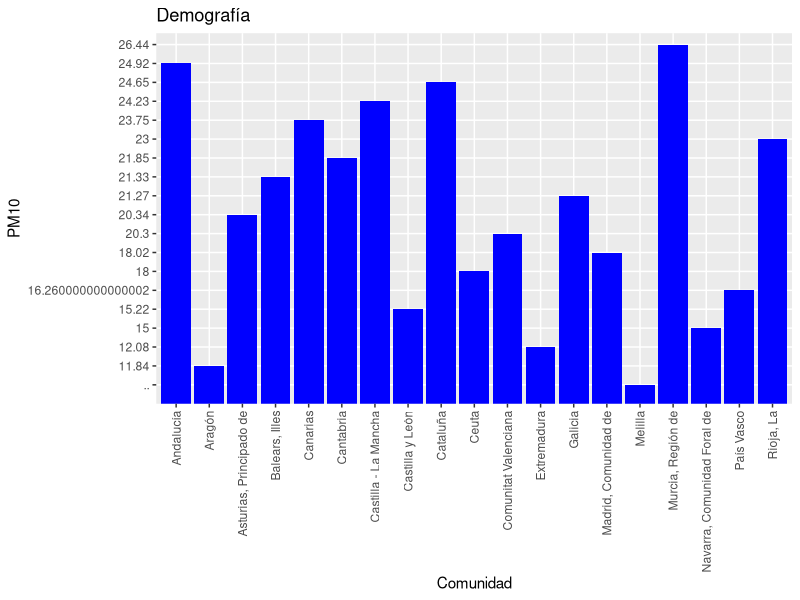
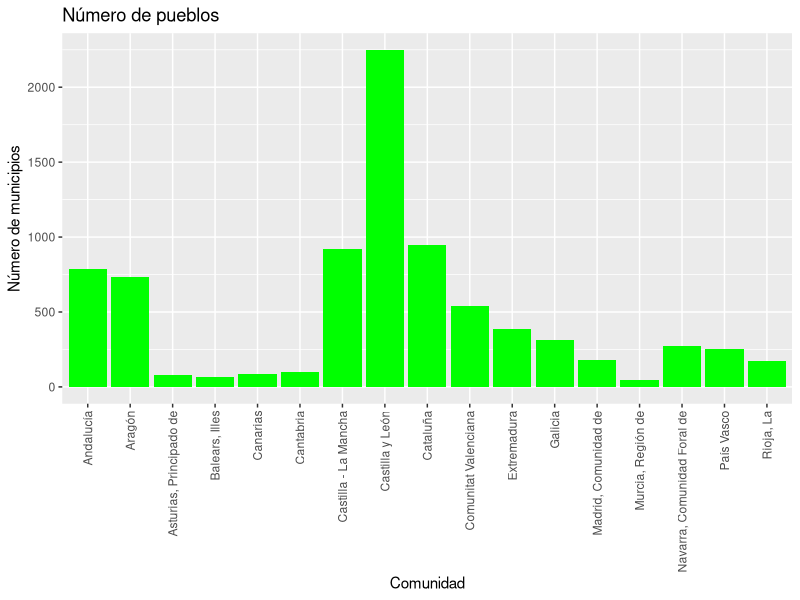
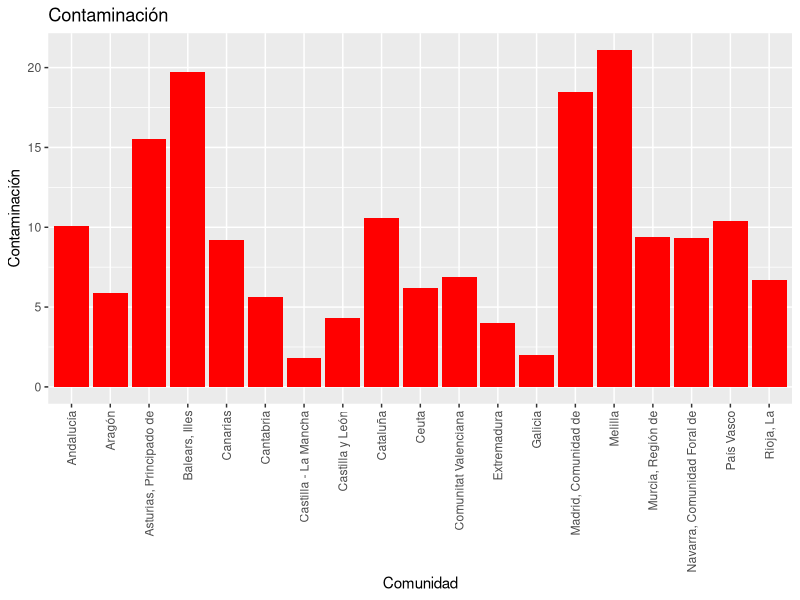
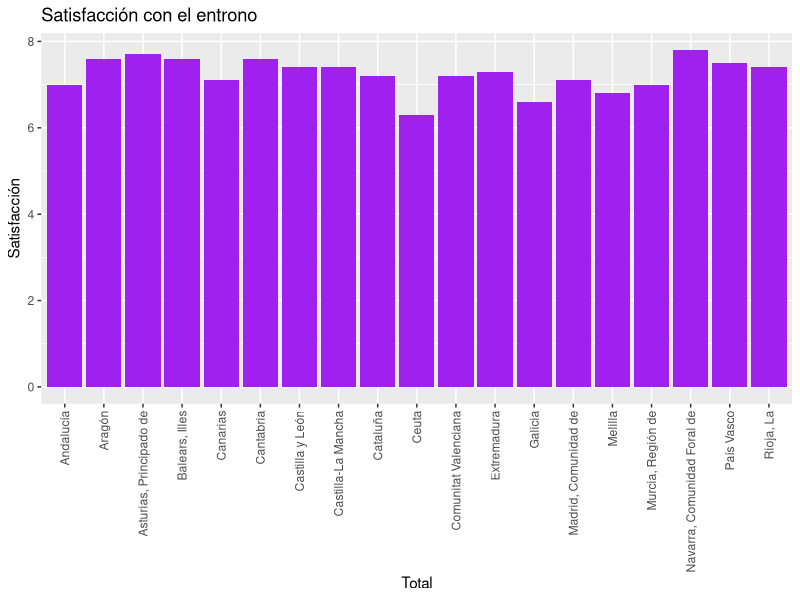
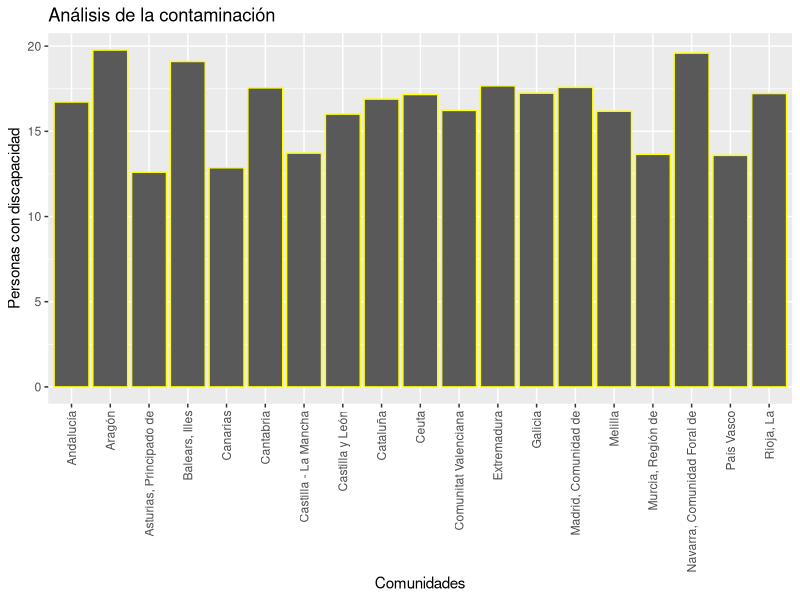
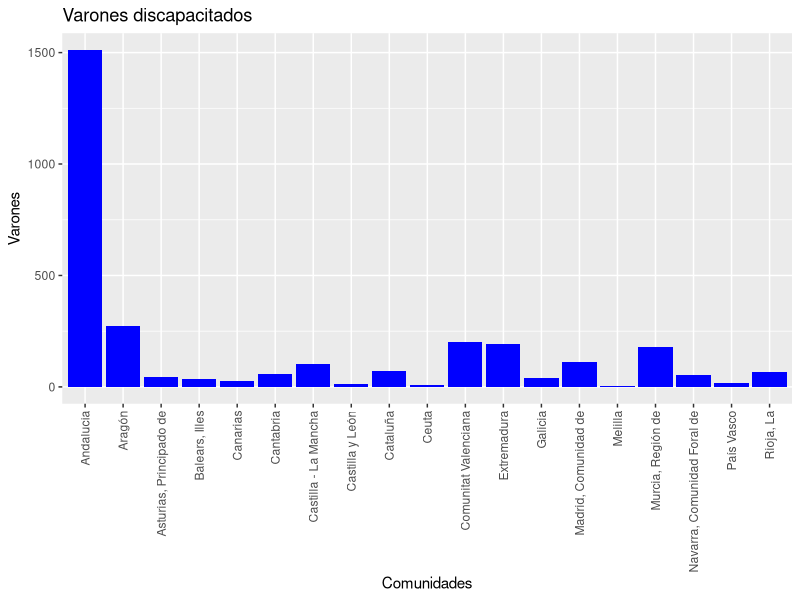
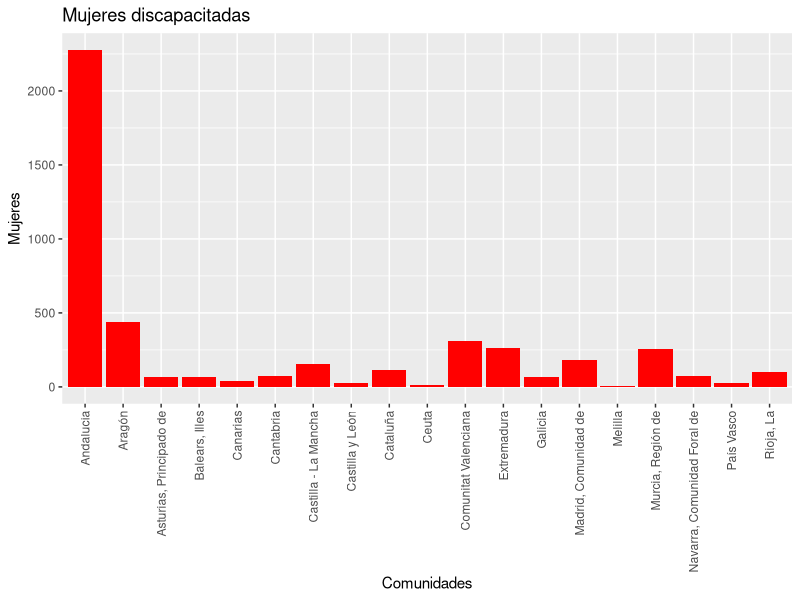
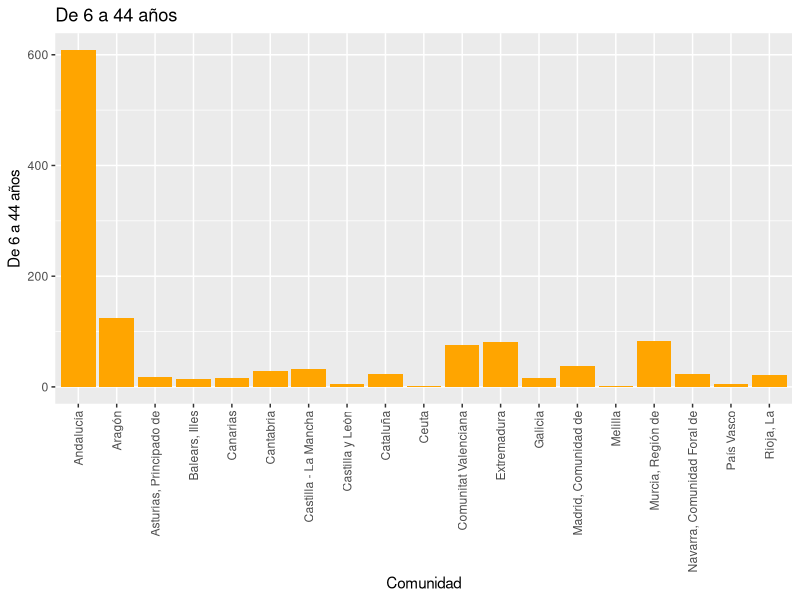

Reproduce these figures in R, in order. (Note: this script raises an error after producing the figures.)
## ---- chunk 1

library(readxl)

Demografia <- read_excel("DATA/Demografia.xlsx")

View(Demografia)

## ---- chunk 2
dim(Demografia)

class(Demografia)

## ---- chunk 3
dim(Demografia)

class(Demografia)
## ---- chunk 4
make.names(Demografia)

Demografia$PM10

is.double(Demografia$PM10)

typeof(Demografia$PM10)

Demografia <- dplyr::rename(.data = Demografia, Comunidad = `Total*`)

Demografia
## ---- chunk 5
as.double(Demografia$PM10)

typeof(as.double(Demografia$PM10))
## ---- chunk 6
mean(as.double(Demografia$PM10), na.rm = TRUE) 
## ---- chunk 7
median(as.double(Demografia$PM10), na.rm = TRUE)

## ---- chunk 8
Demografia$Comunidad[Demografia$PM10 == min(as.double(Demografia$PM10), na.rm = TRUE)]
## ---- chunk 9
Demografia$Comunidad[Demografia$PM10 == max(as.double(Demografia$PM10), na.rm = TRUE)]
## ---- chunk 10
summary(as.double(Demografia$PM10), na.rm = TRUE)
## ---- chunk 11
library(tidyverse)
library(ggplot2)

ggplot(data = Demografia, aes(x = `Comunidad`, y = `PM10`)) +  geom_bar(stat="identity", position="stack", fill="blue", show.legend = TRUE) + ggtitle("Demografía")+ theme(axis.text.x = element_text(angle = 90, vjust = 0.5, hjust=1))
## ---- chunk 12
library(readxl)

Pueblos <- read_excel("DATA/Pueblos.xlsx")

View(Pueblos)

dim(Pueblos)

class(Pueblos)
## ---- chunk 13
Pueblos <- dplyr::rename(.data = Pueblos, Comunidad = `Comunidades Autónomas`)

Pueblos

Pueblos <- Pueblos[-1,]

Pueblos

make.names(Pueblos)

Pueblos[,2]

typeof(Pueblos$`Número de municipios`)

typeof(Pueblos$`Número de municipios`)

summary(as.integer(Pueblos$`Número de municipios`), na.rm = TRUE)

ggplot(data = Pueblos, aes(x = `Comunidad`, y = `Número de municipios`)) +  geom_bar(stat="identity", position="stack", fill="green", show.legend = TRUE) + ggtitle("Número de pueblos")+ theme(axis.text.x = element_text(angle = 90, vjust = 0.5, hjust=1))
## ---- chunk 14
library(readxl)

Contaminacion <- read_excel("DATA/Contaminacion.xlsx")

View(Contaminacion)
## ---- chunk 15

dim(Contaminacion)

class(Contaminacion)
## ---- chunk 16

make.names(Contaminacion)

Contaminacion$`Contaminación`

is.double(Contaminacion$`Contaminación`)
## ---- chunk 17
mean(as.double(Contaminacion$`Contaminación`), na.rm = TRUE) 
## ---- chunk 18
median(as.double(Contaminacion$`Contaminación`), na.rm = TRUE)

## ---- chunk 19
Contaminacion$`Comunidad`[Contaminacion$`Contaminación` == min(as.double(Contaminacion$`Contaminación`), na.rm = TRUE)]
## ---- chunk 20
Contaminacion$`Comunidad`[Contaminacion$`Contaminación` == max(as.double(Contaminacion$`Contaminación`), na.rm = TRUE)]
## ---- chunk 21
summary(as.double(Contaminacion$`Contaminación`), na.rm = TRUE)

## ---- chunk 22
Contaminacion$`Contaminación`[Contaminacion$`Comunidad` == "Castilla y León"]

## ---- chunk 23
    Contaminacion$`Contaminación`[Contaminacion$`Comunidad` == "Aragón"]

## ---- chunk 24
    Contaminacion$`Contaminación`[Contaminacion$`Comunidad` == "Murcia, Región de"]

## ---- chunk 25
    Contaminacion$`Contaminación`[Contaminacion$`Comunidad` == "Madrid, Comunidad de"]

## ---- chunk 26
ggplot(data = Contaminacion, aes(x = `Comunidad`, y = `Contaminación`)) +  geom_bar(stat="identity", position="stack", fill="red", show.legend = TRUE) + ggtitle("Contaminación") + theme(axis.text.x = element_text(angle = 90, vjust = 0.5, hjust=1))
## ---- chunk 27
library(readxl)

Satisfacción_con_el_entorno <- read_excel("DATA/Satisfaccion.xlsx")

View(Satisfacción_con_el_entorno)
## ---- chunk 28

dim(Satisfacción_con_el_entorno)

class(Satisfacción_con_el_entorno)
## ---- chunk 29
make.names(Satisfacción_con_el_entorno)

Satisfacción_con_el_entorno$Satisfacción

is.double(Satisfacción_con_el_entorno$Satisfacción)

typeof(Satisfacción_con_el_entorno$Satisfacción)
## ---- chunk 30
mean(as.double(Satisfacción_con_el_entorno$Satisfacción), na.rm = TRUE)

## ---- chunk 31
median(as.double(Satisfacción_con_el_entorno$Satisfacción), na.rm = TRUE) 
## ---- chunk 32
Satisfacción_con_el_entorno$`Total`[Satisfacción_con_el_entorno$Satisfacción == min(as.double(Satisfacción_con_el_entorno$Satisfacción), na.rm = TRUE)]

## ---- chunk 33
Satisfacción_con_el_entorno$`Total`[Satisfacción_con_el_entorno$Satisfacción == max(as.double(Satisfacción_con_el_entorno$Satisfacción), na.rm = TRUE)]

## ---- chunk 34
summary(as.double(Satisfacción_con_el_entorno$Satisfacción), na.rm = TRUE)

## ---- chunk 35
    Satisfacción_con_el_entorno$`Satisfacción`[Satisfacción_con_el_entorno$`Total` == "Castilla y León"]
## ---- chunk 36
    Satisfacción_con_el_entorno$`Satisfacción`[Satisfacción_con_el_entorno$`Total` == "Aragón"]
## ---- chunk 37
    Satisfacción_con_el_entorno$`Satisfacción`[Satisfacción_con_el_entorno$`Total` == "Murcia, Región de"]
## ---- chunk 38
    Satisfacción_con_el_entorno$`Satisfacción`[Satisfacción_con_el_entorno$`Total` == "Madrid, Comunidad de"]
## ---- chunk 39
library(tidyverse)
ggplot(data = Satisfacción_con_el_entorno, aes(x = `Total`, y = `Satisfacción`)) +  geom_bar(stat="identity", position="stack", fill="purple") + ggtitle("Satisfacción con el entrono") + theme(axis.text.x = element_text(angle = 90, vjust = 0.5, hjust=1))
## ---- chunk 40
library(readxl)

Discapacitados <- read_excel("DATA/Proporcion discapacitados.xlsx")

View(Discapacitados)
## ---- chunk 41

dim(Discapacitados)

class(Discapacitados)

## ---- chunk 42

make.names(Discapacitados)

Discapacitados$`Personas con discapacidad`

is.double(Discapacitados$`Personas con discapacidad`)

typeof(Discapacitados$`Personas con discapacidad`)

## ---- chunk 43
mean(Discapacitados$`Personas con discapacidad`, na.rm = TRUE) 

## ---- chunk 44
median(Discapacitados$`Personas con discapacidad`, na.rm = TRUE)

## ---- chunk 45
Discapacitados$`Comunidades`[Discapacitados$`Personas con discapacidad` == min(Discapacitados$`Personas con discapacidad`, na.rm = TRUE)]

## ---- chunk 46
Discapacitados$`Comunidades`[Discapacitados$`Personas con discapacidad` == max(Discapacitados$`Personas con discapacidad`, na.rm = TRUE)]

## ---- chunk 47
summary(Discapacitados$`Personas con discapacidad`, na.rm = TRUE)

## ---- chunk 48
Discapacitados$`Personas con discapacidad`[Discapacitados$`Comunidades`== "Castilla y León"]

## ---- chunk 49
Discapacitados$`Personas con discapacidad`[Discapacitados$`Comunidades`== "Aragón"]

## ---- chunk 50
Discapacitados$`Personas con discapacidad`[Discapacitados$`Comunidades`== "Murcia, Región de"]

## ---- chunk 51
Discapacitados$`Personas con discapacidad`[Discapacitados$`Comunidades`== "Madrid, Comunidad de"]

## ---- chunk 52
library(tidyverse)

ggplot(data = Discapacitados, aes(x = `Comunidades`, y = `Personas con discapacidad`)) +  geom_bar(stat="identity", position="stack", colour="yellow", show.legend = TRUE) + ggtitle("Análisis de la contaminación") + theme(axis.text.x = element_text(angle = 90, vjust = 0.5, hjust=1))
## ---- chunk 53
library(readxl)

DiscSexo <- read_excel("DATA/Discapacidad por sexo.xlsx")

View(DiscSexo)

## ---- chunk 54

dim(DiscSexo)

class(DiscSexo)

## ---- chunk 55

make.names(DiscSexo)

DiscSexo$`Varones`

DiscSexo$`Mujeres`

is.double(DiscSexo$`Varones`)

typeof(DiscSexo$`Varones`)

## ---- chunk 56
mean(DiscSexo$`Varones`, na.rm = TRUE) 

mean(DiscSexo$`Mujeres`, na.rm = TRUE) 

## ---- chunk 57
median(DiscSexo$`Varones`, na.rm = TRUE)

median(DiscSexo$`Mujeres`, na.rm = TRUE)

## ---- chunk 58
DiscSexo$`Comunidades`[DiscSexo$`Varones` == min(DiscSexo$`Varones`, na.rm = TRUE)]

DiscSexo$`Comunidades`[DiscSexo$`Mujeres` == min(DiscSexo$`Mujeres`, na.rm = TRUE)]

## ---- chunk 59
DiscSexo$`Comunidades`[DiscSexo$`Varones` == max(DiscSexo$`Varones`, na.rm = TRUE)]

DiscSexo$`Comunidades`[DiscSexo$`Mujeres` == max(DiscSexo$`Mujeres`, na.rm = TRUE)]

## ---- chunk 60
summary(DiscSexo$`Varones`, na.rm = TRUE)

summary(DiscSexo$`Mujeres`, na.rm = TRUE)

## ---- chunk 61
library(tidyverse)

ggplot(data = DiscSexo, aes(x = `Comunidades`, y = `Varones`)) +  geom_bar(stat="identity", position="stack", fill="blue", show.legend = TRUE) + ggtitle("Varones discapacitados") + theme(axis.text.x = element_text(angle = 90, vjust = 0.5, hjust=1))

ggplot(data = DiscSexo, aes(x = `Comunidades`, y = `Mujeres`)) +  geom_bar(stat="identity", position="stack", fill="red", show.legend = TRUE) + ggtitle("Mujeres discapacitadas") + theme(axis.text.x = element_text(angle = 90, vjust = 0.5, hjust=1))

## ---- chunk 62
library(readxl)

DiscEdad <- read_excel("DATA/Discapacidad por edad.xlsx")

View(DiscEdad)

## ---- chunk 63
dim(DiscEdad)

class(DiscEdad)

## ---- chunk 64
make.names(DiscEdad)

DiscEdad$`De 6 a 44 años`

is.double(DiscEdad$`De 6 a 44 años`)

typeof(DiscEdad$`De 6 a 44 años`)

DiscEdad <- dplyr::rename(.data = DiscEdad, Comunidad =`...1`)

DiscEdad

## ---- chunk 65
summary(DiscEdad, na.rm = TRUE)

## ---- chunk 66
library(tidyverse)

ggplot(data = DiscEdad, aes(x = Comunidad, y = `De 6 a 44 años`)) +  geom_bar(stat="identity", position="stack", fill="orange", show.legend = TRUE) + ggtitle("De 6 a 44 años") + theme(axis.text.x = element_text(angle = 90, vjust = 0.5, hjust=1))

ggplot(data = DiscEdad, aes(x = Comunidad, y = `De 45 a 64 años`)) +  geom_bar(stat="identity", position="stack", fill="blue", show.legend = TRUE) + ggtitle("De 45 a 64 años") + theme(axis.text.x = element_text(angle = 90, vjust = 0.5, hjust=1))

ggplot(data = DiscEdad, aes(x = Comunidad, y = `De 65 a 79 años`)) +  geom_bar(stat="identity", position="stack", fill="yellow", show.legend = TRUE) + ggtitle("De 65 a 79 años") + theme(axis.text.x = element_text(angle = 90, vjust = 0.5, hjust=1))

ggplot(data = DiscEdad, aes(x = Comunidad, y = `De 80 a 84 años`)) +  geom_bar(stat="identity", position="stack", fill="red", show.legend = TRUE) + ggtitle("De 80 a 84 años") + theme(axis.text.x = element_text(angle = 90, vjust = 0.5, hjust=1))

ggplot(data = DiscEdad, aes(x = Comunidad, y = `De 85 a 89 años`)) +  geom_bar(stat="identity", position="stack", fill="pink", show.legend = TRUE) + ggtitle("De 85 a 89 año") + theme(axis.text.x = element_text(angle = 90, vjust = 0.5, hjust=1))

ggplot(data = DiscEdad, aes(x = Comunidad, y = `Más de 90 años`)) +  geom_bar(stat="identity", position="stack", fill="purple", show.legend = TRUE) + ggtitle("Más de 90 años") + theme(axis.text.x = element_text(angle = 90, vjust = 0.5, hjust=1))

## ---- chunk 67
library(readxl)

Discapacidad_y_Autonomia_personal <- read_excel("DATA/Discapacidad y Autonomia personal.xlsx")

View(Discapacidad_y_Autonomia_personal)

## ---- chunk 68
dim(Discapacidad_y_Autonomia_personal)

class(Discapacidad_y_Autonomia_personal)

## ---- chunk 69
make.names(Discapacidad_y_Autonomia_personal)

Discapacidad_y_Autonomia_personal$`Supervivencia a la edad`

is.double(Discapacidad_y_Autonomia_personal$`Supervivencia a la edad`)

typeof(Discapacidad_y_Autonomia_personal$`Supervivencia a la edad`)

## ---- chunk 70
summary(Discapacidad_y_Autonomia_personal, na.rm = TRUE)

## ---- chunk 71
summary(Discapacidad_y_Autonomia_personal$`Supervivencia a la edad`, na.rm = TRUE)

Discapacidad_y_Autonomia_personal$`Comunidad`[Discapacidad_y_Autonomia_personal$`Supervivencia a la edad` == min(Discapacidad_y_Autonomia_personal$`Supervivencia a la edad`, na.rm = TRUE)]

Discapacidad_y_Autonomia_personal$`Comunidad`[Discapacidad_y_Autonomia_personal$`Supervivencia a la edad` == max(Discapacidad_y_Autonomia_personal$`Supervivencia a la edad`, na.rm = TRUE)]

library(tidyverse)
ggplot(data = Discapacidad_y_Autonomia_personal, aes(x = `Comunidad`, y = `Supervivencia a la edad`)) +  geom_bar(stat="identity", position="stack", fill="green") + ggtitle("Esperanza de vida") + theme(axis.text.x = element_text(angle = 90, vjust = 0.5, hjust=1))

## ---- chunk 72
summary(Discapacidad_y_Autonomia_personal$`Tasa de enfermedad crónica`, na.rm = TRUE)

Discapacidad_y_Autonomia_personal$`Comunidad`[Discapacidad_y_Autonomia_personal$`Tasa de enfermedad crónica` == min(Discapacidad_y_Autonomia_personal$`Tasa de enfermedad crónica`, na.rm = TRUE)]

Discapacidad_y_Autonomia_personal$`Comunidad`[Discapacidad_y_Autonomia_personal$`Tasa de enfermedad crónica` == max(Discapacidad_y_Autonomia_personal$`Tasa de enfermedad crónica`, na.rm = TRUE)]

library(tidyverse)
ggplot(data = Discapacidad_y_Autonomia_personal, aes(x = `Comunidad`, y = `Tasa de enfermedad crónica`)) +  geom_bar(stat="identity", position="stack", fill="red") + ggtitle("Tasa de enfermedad crónica") + theme(axis.text.x = element_text(angle = 90, vjust = 0.5, hjust=1))

## ---- chunk 73
summary(Discapacidad_y_Autonomia_personal$`Tasa de mala salud percibida`, na.rm = TRUE)

Discapacidad_y_Autonomia_personal$`Comunidad`[Discapacidad_y_Autonomia_personal$`Tasa de mala salud percibida` == min(Discapacidad_y_Autonomia_personal$`Tasa de mala salud percibida`, na.rm = TRUE)]

Discapacidad_y_Autonomia_personal$`Comunidad`[Discapacidad_y_Autonomia_personal$`Tasa de mala salud percibida` == max(Discapacidad_y_Autonomia_personal$`Tasa de mala salud percibida`, na.rm = TRUE)]

library(tidyverse)
ggplot(data = Discapacidad_y_Autonomia_personal, aes(x = `Comunidad`, y = `Tasa de mala salud percibida`)) +  geom_bar(stat="identity", position="stack", fill="pink") + ggtitle("Tasa de mala salud percibida") + theme(axis.text.x = element_text(angle = 90, vjust = 0.5, hjust=1))

## ---- chunk 74
summary(Discapacidad_y_Autonomia_personal$`Tasa de discapacidad`, na.rm = TRUE)

Discapacidad_y_Autonomia_personal$`Comunidad`[Discapacidad_y_Autonomia_personal$`Tasa de discapacidad` == min(Discapacidad_y_Autonomia_personal$`Tasa de discapacidad`, na.rm = TRUE)]

Discapacidad_y_Autonomia_personal$`Comunidad`[Discapacidad_y_Autonomia_personal$`Tasa de discapacidad` == max(Discapacidad_y_Autonomia_personal$`Tasa de discapacidad`, na.rm = TRUE)]

library(tidyverse)
ggplot(data = Discapacidad_y_Autonomia_personal, aes(x = `Comunidad`, y = `Tasa de discapacidad`)) +  geom_bar(stat="identity", position="stack", fill="orange") + ggtitle("Tasa de discapacidad") + theme(axis.text.x = element_text(angle = 90, vjust = 0.5, hjust=1))

## ---- chunk 75
Discapacitados %>%
  full_join(x = ., y = Discapacidad_y_Autonomia_personal %>%
              select(`Comunidad`, `Tasa de discapacidad`), 
            by = c("Comunidades" = "Comunidad"))
## ---- chunk 76
summary(Discapacidad_y_Autonomia_personal$`Tasa de discapacidad severa`, na.rm = TRUE)

Discapacidad_y_Autonomia_personal$`Comunidad`[Discapacidad_y_Autonomia_personal$`Tasa de discapacidad severa` == min(Discapacidad_y_Autonomia_personal$`Tasa de discapacidad severa`, na.rm = TRUE)]

Discapacidad_y_Autonomia_personal$`Comunidad`[Discapacidad_y_Autonomia_personal$`Tasa de discapacidad severa` == max(Discapacidad_y_Autonomia_personal$`Tasa de discapacidad severa`, na.rm = TRUE)]

library(tidyverse)
ggplot(data = Discapacidad_y_Autonomia_personal, aes(x = `Comunidad`, y = `Tasa de discapacidad severa`)) +  geom_bar(stat="identity", position="stack", fill="grey") + ggtitle("Tasa de discapacidad severa") + theme(axis.text.x = element_text(angle = 90, vjust = 0.5, hjust=1))

## ---- chunk 77
summary(Discapacidad_y_Autonomia_personal$`Tasa de discapacidad de los que necesitan ayudas`, na.rm = TRUE)

Discapacidad_y_Autonomia_personal$`Comunidad`[Discapacidad_y_Autonomia_personal$`Tasa de discapacidad de los que necesitan ayudas` == min(Discapacidad_y_Autonomia_personal$`Tasa de discapacidad de los que necesitan ayudas`, na.rm = TRUE)]

Discapacidad_y_Autonomia_personal$`Comunidad`[Discapacidad_y_Autonomia_personal$`Tasa de discapacidad de los que necesitan ayudas` == max(Discapacidad_y_Autonomia_personal$`Tasa de discapacidad de los que necesitan ayudas`, na.rm = TRUE)]

library(tidyverse)
ggplot(data = Discapacidad_y_Autonomia_personal, aes(x = `Comunidad`, y = `Tasa de discapacidad de los que necesitan ayudas`)) +  geom_bar(stat="identity", position="stack", fill="purple") + ggtitle("Tasa de discapacidad de los que necesitan ayudas") + theme(axis.text.x = element_text(angle = 90, vjust = 0.5, hjust=1))

## ---- chunk 78
Discapacidad_y_Autonomia_personal %>%
  select(`Comunidad`, `Tasa de discapacidad severa`, `Tasa de discapacidad de los que necesitan ayudas`)
## ---- chunk 79
summary(Discapacidad_y_Autonomia_personal$`Tasa de discapacidad para las actividades básicas de la vida diaria`, na.rm = TRUE)

Discapacidad_y_Autonomia_personal$`Comunidad`[Discapacidad_y_Autonomia_personal$`Tasa de discapacidad para las actividades básicas de la vida diaria` == min(Discapacidad_y_Autonomia_personal$`Tasa de discapacidad para las actividades básicas de la vida diaria`, na.rm = TRUE)]

Discapacidad_y_Autonomia_personal$`Comunidad`[Discapacidad_y_Autonomia_personal$`Tasa de discapacidad para las actividades básicas de la vida diaria` == max(Discapacidad_y_Autonomia_personal$`Tasa de discapacidad para las actividades básicas de la vida diaria`, na.rm = TRUE)]

library(tidyverse)
ggplot(data = Discapacidad_y_Autonomia_personal, aes(x = `Comunidad`, y = `Tasa de discapacidad para las actividades básicas de la vida diaria`)) +  geom_bar(stat="identity", position="stack", fill="white") + ggtitle("Tasa de discapacidad para las actividades básicas de la vida diaria") + theme(axis.text.x = element_text(angle = 90, vjust = 0.5, hjust=1))

## ---- chunk 80
summary(Discapacidad_y_Autonomia_personal$`Tasa de discapacidad de movilidad`, na.rm = TRUE)

Discapacidad_y_Autonomia_personal$`Comunidad`[Discapacidad_y_Autonomia_personal$`Tasa de discapacidad de movilidad` == min(Discapacidad_y_Autonomia_personal$`Tasa de discapacidad de movilidad`, na.rm = TRUE)]

Discapacidad_y_Autonomia_personal$`Comunidad`[Discapacidad_y_Autonomia_personal$`Tasa de discapacidad de movilidad` == max(Discapacidad_y_Autonomia_personal$`Tasa de discapacidad de movilidad`, na.rm = TRUE)]

library(tidyverse)
ggplot(data = Discapacidad_y_Autonomia_personal, aes(x = `Comunidad`, y = `Tasa de discapacidad de movilidad`)) +  geom_bar(stat="identity", position="stack", fill="black") + ggtitle("Tasa de discapacidad de movilidad") + theme(axis.text.x = element_text(angle = 90, vjust = 0.5, hjust=1))

## ---- chunk 81
summary(Discapacidad_y_Autonomia_personal$`Tasa de discapacidad de autocuidado`, na.rm = TRUE)

Discapacidad_y_Autonomia_personal$`Comunidad`[Discapacidad_y_Autonomia_personal$`Tasa de discapacidad de autocuidado` == min(Discapacidad_y_Autonomia_personal$`Tasa de discapacidad de autocuidado`, na.rm = TRUE)]

Discapacidad_y_Autonomia_personal$`Comunidad`[Discapacidad_y_Autonomia_personal$`Tasa de discapacidad de autocuidado` == max(Discapacidad_y_Autonomia_personal$`Tasa de discapacidad de autocuidado`, na.rm = TRUE)]

library(tidyverse)
ggplot(data = Discapacidad_y_Autonomia_personal, aes(x = `Comunidad`, y = `Tasa de discapacidad de autocuidado`)) +  geom_bar(stat="identity", position="stack", fill="yellow") + ggtitle("Tasa de discapacidad de autocuidado") + theme(axis.text.x = element_text(angle = 90, vjust = 0.5, hjust=1))

## ---- chunk 82
summary(Discapacidad_y_Autonomia_personal$`Tasa de discapacidad para realizar las tareas del hogar`, na.rm = TRUE)

Discapacidad_y_Autonomia_personal$`Comunidad`[Discapacidad_y_Autonomia_personal$`Tasa de discapacidad para realizar las tareas del hogar` == min(Discapacidad_y_Autonomia_personal$`Tasa de discapacidad para realizar las tareas del hogar`, na.rm = TRUE)]

Discapacidad_y_Autonomia_personal$`Comunidad`[Discapacidad_y_Autonomia_personal$`Tasa de discapacidad para realizar las tareas del hogar` == max(Discapacidad_y_Autonomia_personal$`Tasa de discapacidad para realizar las tareas del hogar`, na.rm = TRUE)]

library(tidyverse)
ggplot(data = Discapacidad_y_Autonomia_personal, aes(x = `Comunidad`, y = `Tasa de discapacidad para realizar las tareas del hogar`)) +  geom_bar(stat="identity", position="stack", fill="green") + ggtitle("Tasa de discapacidad para realizar tareas del hogar") + theme(axis.text.x = element_text(angle = 90, vjust = 0.5, hjust=1))

## ---- chunk 83
summary(Discapacidad_y_Autonomia_personal$`Tasa de discapacidad de visión`, na.rm = TRUE)

Discapacidad_y_Autonomia_personal$`Comunidad`[Discapacidad_y_Autonomia_personal$`Tasa de discapacidad de visión` == min(Discapacidad_y_Autonomia_personal$`Tasa de discapacidad de visión`, na.rm = TRUE)]

Discapacidad_y_Autonomia_personal$`Comunidad`[Discapacidad_y_Autonomia_personal$`Tasa de discapacidad de visión` == max(Discapacidad_y_Autonomia_personal$`Tasa de discapacidad de visión`, na.rm = TRUE)]

library(tidyverse)
ggplot(data = Discapacidad_y_Autonomia_personal, aes(x = `Comunidad`, y = `Tasa de discapacidad de visión`)) +  geom_bar(stat="identity", position="stack", fill="brown") + ggtitle("Tasa de discapacidad de visión") + theme(axis.text.x = element_text(angle = 90, vjust = 0.5, hjust=1))

## ---- chunk 84
summary(Discapacidad_y_Autonomia_personal$`Tasa de discapacidad de audición`, na.rm = TRUE)

Discapacidad_y_Autonomia_personal$`Comunidad`[Discapacidad_y_Autonomia_personal$`Tasa de discapacidad de audición` == min(Discapacidad_y_Autonomia_personal$`Tasa de discapacidad de audición`, na.rm = TRUE)]

Discapacidad_y_Autonomia_personal$`Comunidad`[Discapacidad_y_Autonomia_personal$`Tasa de discapacidad de audición` == max(Discapacidad_y_Autonomia_personal$`Tasa de discapacidad de audición`, na.rm = TRUE)]

library(tidyverse)
ggplot(data = Discapacidad_y_Autonomia_personal, aes(x = `Comunidad`, y = `Tasa de discapacidad de audición`)) +  geom_bar(stat="identity", position="stack", fill="red") + ggtitle("Tasa de discapacidad de audición") + theme(axis.text.x = element_text(angle = 90, vjust = 0.5, hjust=1))

## ---- chunk 85
summary(Discapacidad_y_Autonomia_personal$`Tasa de discapacidad de deficiencias osteoarticulares`, na.rm = TRUE)

Discapacidad_y_Autonomia_personal$`Comunidad`[Discapacidad_y_Autonomia_personal$`Tasa de discapacidad de deficiencias osteoarticulares` == min(Discapacidad_y_Autonomia_personal$`Tasa de discapacidad de deficiencias osteoarticulares`, na.rm = TRUE)]

Discapacidad_y_Autonomia_personal$`Comunidad`[Discapacidad_y_Autonomia_personal$`Tasa de discapacidad de deficiencias osteoarticulares` == max(Discapacidad_y_Autonomia_personal$`Tasa de discapacidad de deficiencias osteoarticulares`, na.rm = TRUE)]

library(tidyverse)
ggplot(data = Discapacidad_y_Autonomia_personal, aes(x = `Comunidad`, y = `Tasa de discapacidad de deficiencias osteoarticulares`)) +  geom_bar(stat="identity", position="stack", fill="blue") + ggtitle("Tasa de discapacidad de deficiencias osteoarticulares") + theme(axis.text.x = element_text(angle = 90, vjust = 0.5, hjust=1))

## ---- chunk 86
library(readxl)

Economia_discapacitados <- read_excel("DATA/Economia discapacitados.xlsx")

View(Economia_discapacitados)

## ---- chunk 87
dim(Economia_discapacitados)

class(Economia_discapacitados)

## ---- chunk 88
summary(Economia_discapacitados, na.rm = TRUE)

## ---- chunk 89
summary(Economia_discapacitados$`Con dificultades para pagar las cosas esenciales`, na.rm = TRUE)

Economia_discapacitados$`Comunidad`[Economia_discapacitados$`Con dificultades para pagar las cosas esenciales` == min(Economia_discapacitados$`Con dificultades para pagar las cosas esenciales`, na.rm = TRUE)]

Economia_discapacitados$`Comunidad`[Economia_discapacitados$`Con dificultades para pagar las cosas esenciales` == max(Economia_discapacitados$`Con dificultades para pagar las cosas esenciales`, na.rm = TRUE)]

library(tidyverse)
ggplot(data = Economia_discapacitados, aes(x = `Comunidad`, y = `Con dificultades para pagar las cosas esenciales`)) +  geom_bar(stat="identity", position="stack", fill="green") + ggtitle("Dificultades de asumir gastos esenciales") + theme(axis.text.x = element_text(angle = 90, vjust = 0.5, hjust=1))

## ---- chunk 90
summary(Economia_discapacitados$`Ingresos limitados`, na.rm = TRUE)

Economia_discapacitados$`Comunidad`[Economia_discapacitados$`Ingresos limitados` == min(Economia_discapacitados$`Ingresos limitados`, na.rm = TRUE)]

Economia_discapacitados$`Comunidad`[Economia_discapacitados$`Ingresos limitados` == max(Economia_discapacitados$`Ingresos limitados`, na.rm = TRUE)]

library(tidyverse)
ggplot(data = Economia_discapacitados, aes(x = `Comunidad`, y = `Ingresos limitados`)) +  geom_bar(stat="identity", position="stack", fill="red") + ggtitle("Ingresos limitados") + theme(axis.text.x = element_text(angle = 90, vjust = 0.5, hjust=1))

## ---- chunk 91
summary(Economia_discapacitados$`Dificultades para gestionar el dinero`, na.rm = TRUE)

Economia_discapacitados$`Comunidad`[Economia_discapacitados$`Dificultades para gestionar el dinero` == min(Economia_discapacitados$`Dificultades para gestionar el dinero`, na.rm = TRUE)]

Economia_discapacitados$`Comunidad`[Economia_discapacitados$`Dificultades para gestionar el dinero` == max(Economia_discapacitados$`Dificultades para gestionar el dinero`, na.rm = TRUE)]

library(tidyverse)
ggplot(data = Economia_discapacitados, aes(x = `Comunidad`, y = `Dificultades para gestionar el dinero`)) +  geom_bar(stat="identity", position="stack", fill="pink")+ ggtitle("Dificultades para gestionar el dinero") + theme(axis.text.x = element_text(angle = 90, vjust = 0.5, hjust=1))


## ---- chunk 92
summary(Economia_discapacitados$`Costes derivados de enfermedad o problema de salud crónico`, na.rm = TRUE)

Economia_discapacitados$`Comunidad`[Economia_discapacitados$`Costes derivados de enfermedad o problema de salud crónico` == min(Economia_discapacitados$`Costes derivados de enfermedad o problema de salud crónico`, na.rm = TRUE)]

Economia_discapacitados$`Comunidad`[Economia_discapacitados$`Costes derivados de enfermedad o problema de salud crónico` == max(Economia_discapacitados$`Costes derivados de enfermedad o problema de salud crónico`, na.rm = TRUE)]

library(tidyverse)
ggplot(data = Economia_discapacitados, aes(x = `Comunidad`, y = `Costes derivados de enfermedad o problema de salud crónico`)) +  geom_bar(stat="identity", position="stack", fill="grey")+ ggtitle("Costes de la enfermedad") + theme(axis.text.x = element_text(angle = 90, vjust = 0.5, hjust=1))

## ---- chunk 93
library(readxl)
Centros_de_salud <- read_excel("DATA/Centros_de_salud.xlsx")
View(Centros_de_salud)
## ---- chunk 94
dim(Centros_de_salud)
## ---- chunk 95
class(Centros_de_salud)
## ---- chunk 96
make.names(Centros_de_salud)

Centros_de_salud$Total_de_centros

is.double(Centros_de_salud$Total_de_centros)

typeof(Centros_de_salud$Total_de_centros)
## ---- chunk 97
make.names(Centros_de_salud)

Centros_de_salud$Centros_de_salud_por_comunidad

is.double(Centros_de_salud$Centros_de_salud_por_comunidad)

typeof(Centros_de_salud$Centros_de_salud_por_comunidad)
## ---- chunk 98
make.names(Centros_de_salud)

Centros_de_salud$Consultorios_locales

is.double(Centros_de_salud$Consultorios_locales)

typeof(Centros_de_salud$Consultorios_locales)
## ---- chunk 99
make.names(Centros_de_salud)

Centros_de_salud$Tasa_por_100.000_habitantes

is.double(Centros_de_salud$Tasa_por_100.000_habitantes)

typeof(Centros_de_salud$Tasa_por_100.000_habitantes)
## ---- chunk 100
mean(as.double(Centros_de_salud$Total_de_centros), na.rm = TRUE) 
## ---- chunk 101
median(as.double(Centros_de_salud$Total_de_centros), na.rm = TRUE)
## ---- chunk 102
summary(as.double(Centros_de_salud$Total_de_centros), na.rm = TRUE)
## ---- chunk 103
mean(as.double(Centros_de_salud$Centros_de_salud_por_comunidad), na.rm = TRUE) 
## ---- chunk 104
median(as.double(Centros_de_salud$Centros_de_salud_por_comunidad), na.rm = TRUE)
## ---- chunk 105
summary(as.double(Centros_de_salud$Centros_de_salud_por_comunidad), na.rm = TRUE)
## ---- chunk 106
mean(as.double(Centros_de_salud$Consultorios_locales), na.rm = TRUE) 
## ---- chunk 107
median(as.double(Centros_de_salud$Consultorios_locales), na.rm = TRUE)
## ---- chunk 108
summary(as.double(Centros_de_salud$Consultorios_locales), na.rm = TRUE)
## ---- chunk 109
mean(as.double(Centros_de_salud$Tasa_por_100.000_habitantes), na.rm = TRUE) 
## ---- chunk 110
median(as.double(Centros_de_salud$Tasa_por_100.000_habitantes), na.rm = TRUE)
## ---- chunk 111
summary(as.double(Centros_de_salud$Tasa_por_100.000_habitantes), na.rm = TRUE)
## ---- chunk 112
library(readxl)

Limitaciones_vida_cotidiana <- read_excel("DATA/Limitaciones vida cotidiana.xlsx")

View(Limitaciones_vida_cotidiana)

## ---- chunk 113
dim(Limitaciones_vida_cotidiana)

class(Limitaciones_vida_cotidiana)

## ---- chunk 114
make.names(Limitaciones_vida_cotidiana)

Limitaciones_vida_cotidiana$`Para cocinar`

is.double(Limitaciones_vida_cotidiana$`Para cocinar`)

typeof(Limitaciones_vida_cotidiana$`Para cocinar`)

## ---- chunk 115
summary(Limitaciones_vida_cotidiana, na.rm = TRUE)

Media_cocinar <- mean(Limitaciones_vida_cotidiana$`Para cocinar`, na.rm=TRUE)

Media_cocinar

Media_tfno <- mean(Limitaciones_vida_cotidiana$`Para usar el teléfono`, na.rm=TRUE)

Media_tfno

Media_compras <- mean(Limitaciones_vida_cotidiana$`Para realizar compras`, na.rm=TRUE)

Media_compras

Media_medicamentos <- mean(Limitaciones_vida_cotidiana$`Para administrar los medicamentos`, na.rm=TRUE)

Media_medicamentos 

Media_tareas <- mean(Limitaciones_vida_cotidiana$`Para realizar tareas domésticas`, na.rm=TRUE)

Media_tareas

Media_tramites <- mean(Limitaciones_vida_cotidiana$`Para ocuparse de los trámites administrativos diarios`, na.rm=TRUE)

Media_tramites

Medias <- c(Media_cocinar, Media_tfno, Media_compras, Media_medicamentos, Media_tareas, Media_tramites)

max(Medias, na.rm=TRUE)

Medias[max(Medias, na.rm=TRUE)]

## ---- chunk 116
summary(Limitaciones_vida_cotidiana$`Para cocinar`, na.rm = TRUE)

Limitaciones_vida_cotidiana$`Comunidad`[Limitaciones_vida_cotidiana$`Para cocinar`== min(Limitaciones_vida_cotidiana$`Para cocinar`, na.rm = TRUE)]

Limitaciones_vida_cotidiana$`Comunidad`[Limitaciones_vida_cotidiana$`Para cocinar` == max(Limitaciones_vida_cotidiana$`Para cocinar`, na.rm = TRUE)]

library(tidyverse)
ggplot(data = Limitaciones_vida_cotidiana, aes(x = `Comunidad`, y = `Para cocinar`)) +  geom_bar(stat="identity", position="stack", fill="pink") + ggtitle("Para cocinar") + theme(axis.text.x = element_text(angle = 90, vjust = 0.5, hjust=1))

## ---- chunk 117
summary(Limitaciones_vida_cotidiana$`Para realizar compras`, na.rm = TRUE)

Limitaciones_vida_cotidiana$`Comunidad`[Limitaciones_vida_cotidiana$`Para realizar compras`== min(Limitaciones_vida_cotidiana$`Para realizar compras`, na.rm = TRUE)]

Limitaciones_vida_cotidiana$`Comunidad`[Limitaciones_vida_cotidiana$`Para realizar compras` == max(Limitaciones_vida_cotidiana$`Para realizar compras`, na.rm = TRUE)]

library(tidyverse)
ggplot(data = Limitaciones_vida_cotidiana, aes(x = `Comunidad`, y = `Para realizar compras`)) +  geom_bar(stat="identity", position="stack", fill="green") + ggtitle("Para realizar compras") + theme(axis.text.x = element_text(angle = 90, vjust = 0.5, hjust=1))

## ---- chunk 118
summary(Limitaciones_vida_cotidiana$`Para usar el teléfono`, na.rm = TRUE)

Limitaciones_vida_cotidiana$`Comunidad`[Limitaciones_vida_cotidiana$`Para usar el teléfono`== min(Limitaciones_vida_cotidiana$`Para usar el teléfono`, na.rm = TRUE)]

Limitaciones_vida_cotidiana$`Comunidad`[Limitaciones_vida_cotidiana$`Para usar el teléfono` == max(Limitaciones_vida_cotidiana$`Para usar el teléfono`, na.rm = TRUE)]

library(tidyverse)
ggplot(data = Limitaciones_vida_cotidiana, aes(x = `Comunidad`, y = `Para usar el teléfono`)) +  geom_bar(stat="identity", position="stack", fill="red") + ggtitle("Para usar el teléfono") + theme(axis.text.x = element_text(angle = 90, vjust = 0.5, hjust=1))

## ---- chunk 119
summary(Limitaciones_vida_cotidiana$`Para administrar los medicamentos`, na.rm = TRUE)

Limitaciones_vida_cotidiana$`Comunidad`[Limitaciones_vida_cotidiana$`Para administrar los medicamentos`== min(Limitaciones_vida_cotidiana$`Para administrar los medicamentos`, na.rm = TRUE)]

Limitaciones_vida_cotidiana$`Comunidad`[Limitaciones_vida_cotidiana$`Para administrar los medicamentos` == max(Limitaciones_vida_cotidiana$`Para administrar los medicamentos`, na.rm = TRUE)]

library(tidyverse)
ggplot(data = Limitaciones_vida_cotidiana, aes(x = `Comunidad`, y = `Para administrar los medicamentos`)) +  geom_bar(stat="identity", position="stack", fill="blue") + ggtitle("Para administrar los medicamentos") + theme(axis.text.x = element_text(angle = 90, vjust = 0.5, hjust=1))

## ---- chunk 120
summary(Limitaciones_vida_cotidiana$`Para realizar tareas domésticas`, na.rm = TRUE)

Limitaciones_vida_cotidiana$`Comunidad`[Limitaciones_vida_cotidiana$`Para realizar tareas domésticas`== min(Limitaciones_vida_cotidiana$`Para realizar tareas domésticas`, na.rm = TRUE)]

Limitaciones_vida_cotidiana$`Comunidad`[Limitaciones_vida_cotidiana$`Para realizar tareas domésticas` == max(Limitaciones_vida_cotidiana$`Para realizar tareas domésticas`, na.rm = TRUE)]

library(tidyverse)
ggplot(data = Limitaciones_vida_cotidiana, aes(x = `Comunidad`, y = `Para realizar tareas domésticas`)) +  geom_bar(stat="identity", position="stack", fill="orange") + ggtitle("Para realizar tareas domésticas") + theme(axis.text.x = element_text(angle = 90, vjust = 0.5, hjust=1))

## ---- chunk 121
summary(Limitaciones_vida_cotidiana$`Para ocuparse de los trámites administrativos diarios`, na.rm = TRUE)

Limitaciones_vida_cotidiana$`Comunidad`[Limitaciones_vida_cotidiana$`Para ocuparse de los trámites administrativos diarios`== min(Limitaciones_vida_cotidiana$`Para ocuparse de los trámites administrativos diarios`, na.rm = TRUE)]

Limitaciones_vida_cotidiana$`Comunidad`[Limitaciones_vida_cotidiana$`Para ocuparse de los trámites administrativos diarios` == max(Limitaciones_vida_cotidiana$`Para ocuparse de los trámites administrativos diarios`, na.rm = TRUE)]

library(tidyverse)
ggplot(data = Limitaciones_vida_cotidiana, aes(x = `Comunidad`, y = `Para ocuparse de los trámites administrativos diarios`)) +  geom_bar(stat="identity", position="stack", fill="red") + ggtitle("Para ocuparse de los trámites administrativos diarios") + theme(axis.text.x = element_text(angle = 90, vjust = 0.5, hjust=1))

## ---- chunk 122
library(readxl)

Limitaciones_actividades_basicas <- read_excel("DATA/Limitaciones actividades basicas.xlsx")

View(Limitaciones_actividades_basicas)

## ---- chunk 123
dim(Limitaciones_actividades_basicas)

class(Limitaciones_actividades_basicas)

## ---- chunk 124
make.names(Limitaciones_actividades_basicas)

Limitaciones_actividades_basicas$`Para ver`

is.double(Limitaciones_actividades_basicas$`Para ver`)

typeof(Limitaciones_actividades_basicas$`Para ver`)

## ---- chunk 125
summary(Limitaciones_actividades_basicas, na.rm = TRUE)

Media_ver <- mean(Limitaciones_actividades_basicas$`Para ver`, na.rm=TRUE)

Media_ver

Media_oir <- mean(Limitaciones_actividades_basicas$`Para oír`, na.rm=TRUE)

Media_oir

Media_caminar <- mean(Limitaciones_actividades_basicas$`Para caminar`, na.rm=TRUE)

Media_caminar

Media_escaleras <- mean(Limitaciones_actividades_basicas$`Para subir y bajar escaleras`, na.rm=TRUE)

Media_escaleras

Media_recordar <- mean(Limitaciones_actividades_basicas$`Para recordar o concentrarse`, na.rm=TRUE)

Media_recordar

Media_comunicarse <- mean(Limitaciones_actividades_basicas$`Para comunicarse`, na.rm=TRUE)

Media_comunicarse 

Media_objetos <- mean(Limitaciones_actividades_basicas$`Para levantar objetos`, na.rm=TRUE)

Media_objetos

Media_manos <- mean(Limitaciones_actividades_basicas$`Para utilizar manos y dedos`, na.rm=TRUE)

Media_manos

Medias <- c(Media_ver, Media_oir, Media_caminar, Media_escaleras, Media_recordar, Media_comunicarse, Media_objetos, Media_manos)

max(Medias, na.rm=TRUE)


## ---- chunk 126
Mutate_Discapacidad_y_Autonomia_personal <- Discapacidad_y_Autonomia_personal %>%
  select(`Comunidad`, `Tasa de discapacidad de visión`) %>%
  mutate(`Porcentaje tasa discapacidad de visión`= `Tasa de discapacidad de visión`*100)

Mutate_Discapacidad_y_Autonomia_personal <- Mutate_Discapacidad_y_Autonomia_personal %>%
  select(`Comunidad`, `Porcentaje tasa discapacidad de visión`)

Mutate_Discapacidad_y_Autonomia_personal
  
## ---- chunk 127
Select_Limitaciones <- Limitaciones_actividades_basicas %>%
              select(`Comunidad`, `Para ver`) 

Select_Limitaciones

## ---- chunk 128
Relacion_vision <- full_join(x = Mutate_Discapacidad_y_Autonomia_personal, y = Select_Limitaciones, by = "Comunidad")

Relacion_vision

## ---- chunk 129
summary(Relacion_vision)

## ---- chunk 130
Pivot_vision <- pivot_longer(data = Relacion_vision, names_to = "Variables", values_to = "Valores", cols = c(`Porcentaje tasa discapacidad de visión`:`Para ver`))

Pivot_vision

ggplot(data = Pivot_vision, aes(x = `Comunidad`, y = `Valores`)) +  geom_bar(stat="identity", position="stack", aes(fill = factor(Variables))) + ggtitle("Relación entre la dificultad de visión y las discapacidades de la visión") + theme(axis.text.x = element_text(angle = 90, vjust = 0.5, hjust=1))

## ---- chunk 131
summary(Limitaciones_actividades_basicas$`Para ver`, na.rm = TRUE)

Limitaciones_actividades_basicas$`Comunidad`[Limitaciones_actividades_basicas$`Para ver`== min(Limitaciones_actividades_basicas$`Para ver`, na.rm = TRUE)]

Limitaciones_actividades_basicas$`Comunidad`[Limitaciones_actividades_basicas$`Para ver` == max(Limitaciones_actividades_basicas$`Para ver`, na.rm = TRUE)]

library(tidyverse)
ggplot(data = Limitaciones_actividades_basicas, aes(x = `Comunidad`, y = `Para ver`)) +  geom_bar(stat="identity", position="stack", fill="pink") + ggtitle("Para ver") + theme(axis.text.x = element_text(angle = 90, vjust = 0.5, hjust=1))

## ---- chunk 132
summary(Limitaciones_actividades_basicas$`Para oír`, na.rm = TRUE)

Limitaciones_actividades_basicas$`Comunidad`[Limitaciones_actividades_basicas$`Para oír`== min(Limitaciones_actividades_basicas$`Para oír`, na.rm = TRUE)]

Limitaciones_actividades_basicas$`Comunidad`[Limitaciones_actividades_basicas$`Para oír` == max(Limitaciones_actividades_basicas$`Para oír`, na.rm = TRUE)]

library(tidyverse)
ggplot(data = Limitaciones_actividades_basicas, aes(x = `Comunidad`, y = `Para oír`)) +  geom_bar(stat="identity", position="stack", fill="green") + ggtitle("Para oír") + theme(axis.text.x = element_text(angle = 90, vjust = 0.5, hjust=1))

## ---- chunk 133
summary(Limitaciones_actividades_basicas$`Para caminar`, na.rm = TRUE)

Limitaciones_actividades_basicas$`Comunidad`[Limitaciones_actividades_basicas$`Para caminar`== min(Limitaciones_actividades_basicas$`Para caminar`, na.rm = TRUE)]

Limitaciones_actividades_basicas$`Comunidad`[Limitaciones_actividades_basicas$`Para caminar` == max(Limitaciones_actividades_basicas$`Para caminar`, na.rm = TRUE)]

library(tidyverse)
ggplot(data = Limitaciones_actividades_basicas, aes(x = `Comunidad`, y = `Para caminar`)) +  geom_bar(stat="identity", position="stack", fill="blue") + ggtitle("Para caminar") + theme(axis.text.x = element_text(angle = 90, vjust = 0.5, hjust=1))

## ---- chunk 134
summary(Limitaciones_actividades_basicas$`Para subir y bajar escaleras`, na.rm = TRUE)

Limitaciones_actividades_basicas$`Comunidad`[Limitaciones_actividades_basicas$`Para subir y bajar escaleras`== min(Limitaciones_actividades_basicas$`Para subir y bajar escaleras`, na.rm = TRUE)]

Limitaciones_actividades_basicas$`Comunidad`[Limitaciones_actividades_basicas$`Para subir y bajar escaleras` == max(Limitaciones_actividades_basicas$`Para subir y bajar escaleras`, na.rm = TRUE)]

library(tidyverse)
ggplot(data = Limitaciones_actividades_basicas, aes(x = `Comunidad`, y = `Para subir y bajar escaleras`)) +  geom_bar(stat="identity", position="stack", fill="brown") + ggtitle("Para subir y bajar escaleras") + theme(axis.text.x = element_text(angle = 90, vjust = 0.5, hjust=1))

## ---- chunk 135
summary(Limitaciones_actividades_basicas$`Para recordar o concentrarse`, na.rm = TRUE)

Limitaciones_actividades_basicas$`Comunidad`[Limitaciones_actividades_basicas$`Para recordar o concentrarse`== min(Limitaciones_actividades_basicas$`Para recordar o concentrarse`, na.rm = TRUE)]

Limitaciones_actividades_basicas$`Comunidad`[Limitaciones_actividades_basicas$`Para recordar o concentrarse` == max(Limitaciones_actividades_basicas$`Para recordar o concentrarse`, na.rm = TRUE)]

library(tidyverse)
ggplot(data = Limitaciones_actividades_basicas, aes(x = `Comunidad`, y = `Para recordar o concentrarse`)) +  geom_bar(stat="identity", position="stack", fill="red") + ggtitle("Para recordar o concentrarse") + theme(axis.text.x = element_text(angle = 90, vjust = 0.5, hjust=1))

## ---- chunk 136
summary(Limitaciones_actividades_basicas$`Para comunicarse`, na.rm = TRUE)

Limitaciones_actividades_basicas$`Comunidad`[Limitaciones_actividades_basicas$`Para comunicarse`== min(Limitaciones_actividades_basicas$`Para comunicarse`, na.rm = TRUE)]

Limitaciones_actividades_basicas$`Comunidad`[Limitaciones_actividades_basicas$`Para comunicarse` == max(Limitaciones_actividades_basicas$`Para comunicarse`, na.rm = TRUE)]

library(tidyverse)
ggplot(data = Limitaciones_actividades_basicas, aes(x = `Comunidad`, y = `Para comunicarse`)) +  geom_bar(stat="identity", position="stack", fill="yellow") + ggtitle("Para comunicarse") + theme(axis.text.x = element_text(angle = 90, vjust = 0.5, hjust=1))

## ---- chunk 137
summary(Limitaciones_actividades_basicas$`Para levantar objetos`, na.rm = TRUE)

Limitaciones_actividades_basicas$`Comunidad`[Limitaciones_actividades_basicas$`Para levantar objetos`== min(Limitaciones_actividades_basicas$`Para levantar objetos`, na.rm = TRUE)]

Limitaciones_actividades_basicas$`Comunidad`[Limitaciones_actividades_basicas$`Para levantar objetos` == max(Limitaciones_actividades_basicas$`Para levantar objetos`, na.rm = TRUE)]

library(tidyverse)
ggplot(data = Limitaciones_actividades_basicas, aes(x = `Comunidad`, y = `Para levantar objetos`)) +  geom_bar(stat="identity", position="stack", fill="purple") + ggtitle("Para levantar objetos") + theme(axis.text.x = element_text(angle = 90, vjust = 0.5, hjust=1))

## ---- chunk 138
summary(Limitaciones_actividades_basicas$`Para utilizar manos y dedos`, na.rm = TRUE)

Limitaciones_actividades_basicas$`Comunidad`[Limitaciones_actividades_basicas$`Para utilizar manos y dedos`== min(Limitaciones_actividades_basicas$`Para utilizar manos y dedos`, na.rm = TRUE)]

Limitaciones_actividades_basicas$`Comunidad`[Limitaciones_actividades_basicas$`Para utilizar manos y dedos` == max(Limitaciones_actividades_basicas$`Para utilizar manos y dedos`, na.rm = TRUE)]

library(tidyverse)
ggplot(data = Limitaciones_actividades_basicas, aes(x = `Comunidad`, y = `Para utilizar manos y dedos`)) +  geom_bar(stat="identity", position="stack", fill="black") + ggtitle("Para utilizar manos y dedos") + theme(axis.text.x = element_text(angle = 90, vjust = 0.5, hjust=1))

## ---- chunk 139
Select_Limitaciones_cotidianas <- Limitaciones_vida_cotidiana %>%
              select(`Comunidad`, `Para realizar tareas domésticas`) 

Select_Limitaciones_cotidianas

## ---- chunk 140
Select_Limitaciones_basicas <- Limitaciones_actividades_basicas %>%
              select(`Comunidad`, `Para utilizar manos y dedos`) 

Select_Limitaciones_basicas

## ---- chunk 141
Relacion_manos <- full_join(x = Select_Limitaciones_cotidianas, y = Select_Limitaciones_basicas, by = "Comunidad")

Relacion_manos

## ---- chunk 142
Pivot_manos <- pivot_longer(data = Relacion_manos, names_to = "Variables", values_to = "Valores", cols = c(`Para realizar tareas domésticas`:`Para utilizar manos y dedos`))

Pivot_manos

ggplot(data = Pivot_manos, aes(x = `Comunidad`, y = `Valores`)) +  geom_bar(stat="identity", position="stack", aes(fill = factor(Variables))) + ggtitle("Relación entre la dificultad para realizar tareas domésticas y para utilizar manos y dedos") + theme(axis.text.x = element_text(angle = 90, vjust = 0.5, hjust=1))

## ---- chunk 143
library(readxl)

Cuidadores <- read_excel("DATA/Cuidadores.xlsx")

View(Cuidadores)
## ---- chunk 144
dim(Cuidadores)

class(Cuidadores)

## ---- chunk 145
summary(Cuidadores, na.rm = TRUE)

## ---- chunk 146
summary(Cuidadores$`En el hogar de la persona que cuida`, na.rm = TRUE)

Cuidadores$`Comunidad`[Cuidadores$`En el hogar de la persona que cuida` == min(Cuidadores$`En el hogar de la persona que cuida`, na.rm = TRUE)]

Cuidadores$`Comunidad`[Cuidadores$`En el hogar de la persona que cuida` == max(Cuidadores$`En el hogar de la persona que cuida`, na.rm = TRUE)]

library(tidyverse)
ggplot(data = Cuidadores, aes(x = `Comunidad`, y = `En el hogar de la persona que cuida`)) +  geom_bar(stat="identity", position="stack", fill="green") + ggtitle("En el hogar de la persona que cuida") + theme(axis.text.x = element_text(angle = 90, vjust = 0.5, hjust=1))

## ---- chunk 147
summary(Cuidadores$`En otro hogar`, na.rm = TRUE)

Cuidadores$`Comunidad`[Cuidadores$`En otro hogar` == min(Cuidadores$`En otro hogar`, na.rm = TRUE)]

Cuidadores$`Comunidad`[Cuidadores$`En otro hogar` == max(Cuidadores$`En otro hogar`, na.rm = TRUE)]

library(tidyverse)
ggplot(data = Cuidadores, aes(x = `Comunidad`, y = `En otro hogar`)) +  geom_bar(stat="identity", position="stack", fill="red") + ggtitle("En otro hogar") + theme(axis.text.x = element_text(angle = 90, vjust = 0.5, hjust=1))

## ---- chunk 148
summary(Cuidadores$`No consta`, na.rm = TRUE)

Cuidadores$`Comunidad`[Cuidadores$`No consta` == min(Cuidadores$`No consta`, na.rm = TRUE)]

Cuidadores$`Comunidad`[Cuidadores$`No consta` == max(Cuidadores$`No consta`, na.rm = TRUE)]

library(tidyverse)
ggplot(data = Cuidadores, aes(x = `Comunidad`, y = `No consta`)) +  geom_bar(stat="identity", position="stack", fill="blue")+ ggtitle("No consta") + theme(axis.text.x = element_text(angle = 90, vjust = 0.5, hjust=1))

## ---- chunk 149
library(readxl)
Necesidades_no_satisfechas <- read_excel("DATA/Necesidades_no _satisfechas.xlsx")
View(Necesidades_no_satisfechas)

## ---- chunk 150
dim(Necesidades_no_satisfechas)

class(Necesidades_no_satisfechas)

## ---- chunk 151
make.names(Necesidades_no_satisfechas)

Necesidades_no_satisfechas$Necesidades

is.double(Necesidades_no_satisfechas$Necesidades)

typeof(Necesidades_no_satisfechas$Necesidades)

## ---- chunk 152
mean(as.double(Necesidades_no_satisfechas$Necesidades), na.rm = TRUE) 

## ---- chunk 153
Necesidades_no_satisfechas$`Comunidades`[Necesidades_no_satisfechas$Necesidades == min(as.double(Necesidades_no_satisfechas$Necesidades), na.rm = TRUE)]

## ---- chunk 154
Necesidades_no_satisfechas$`Comunidades`[Necesidades_no_satisfechas$Necesidades == max(as.double(Necesidades_no_satisfechas$Necesidades), na.rm = TRUE)]

## ---- chunk 155
summary(as.double(Necesidades_no_satisfechas$Necesidades), na.rm = TRUE)

## ---- chunk 156
 Necesidades_no_satisfechas$`Necesidades`[Necesidades_no_satisfechas$`Comunidades` == "Castilla y León"]

## ---- chunk 157
Necesidades_no_satisfechas$`Necesidades`[Necesidades_no_satisfechas$`Comunidades` == "Aragón"]

## ---- chunk 158
Necesidades_no_satisfechas$`Necesidades`[Necesidades_no_satisfechas$`Comunidades` == "Murcia, Región de"]

## ---- chunk 159
Necesidades_no_satisfechas$`Necesidades`[Necesidades_no_satisfechas$`Comunidades` == "Madrid, Comunidad de"]

## ---- chunk 160
library(tidyverse)

ggplot(data = Necesidades_no_satisfechas, aes(x = `Comunidades`, y = `Necesidades`)) +  geom_bar(stat="identity", position="stack", fill="purple") + ggtitle("Necesidades no satisfechas") + ggtitle("Necesidades no satisfechas de los discapacitados") + theme(axis.text.x = element_text(angle = 90, vjust = 0.5, hjust=1))

## ---- chunk 161
library(readxl)

Falta_ayudas_personas_discapacidad <- read_excel("DATA/Falta de ayudas en las personas con discapacidad.xlsx")

View(Falta_ayudas_personas_discapacidad)

## ---- chunk 162
dim(Falta_ayudas_personas_discapacidad)

class(Falta_ayudas_personas_discapacidad)

## ---- chunk 163
make.names(Falta_ayudas_personas_discapacidad)

Falta_ayudas_personas_discapacidad$`Señala solo falta de ayuda técnica`

is.double(Falta_ayudas_personas_discapacidad$`Señala solo falta de ayuda técnica`)

typeof(Falta_ayudas_personas_discapacidad$`Señala solo falta de ayuda técnica`)

is.double(as.double(Falta_ayudas_personas_discapacidad$`Señala solo falta de ayuda técnica`))

## ---- chunk 164
summary(Falta_ayudas_personas_discapacidad, na.rm = TRUE)

Media_tecnica <- mean(as.double(Falta_ayudas_personas_discapacidad$`Señala solo falta de ayuda técnica`), na.rm=TRUE)

Media_tecnica

Media_asistencia <- mean(as.double(Falta_ayudas_personas_discapacidad$`Señala solo falta de asistencia o ayuda personal`), na.rm=TRUE)

Media_asistencia

Media_ambos <- mean(as.double(Falta_ayudas_personas_discapacidad$`Señala falta de ambos tipos de ayuda`), na.rm=TRUE)

Media_ambos

Media_no <- mean(as.double(Falta_ayudas_personas_discapacidad$`No señala falta de ayuda`), na.rm=TRUE)

Media_no

Medias <- c(Media_tecnica, Media_asistencia, Media_ambos, Media_no)

max(Medias, na.rm=TRUE)

## ---- chunk 165
summary(Falta_ayudas_personas_discapacidad$`Señala solo falta de ayuda técnica`, na.rm = TRUE)

Falta_ayudas_personas_discapacidad$`Comunidad`[as.double(Falta_ayudas_personas_discapacidad$`Señala solo falta de ayuda técnica`)== min(as.double(Falta_ayudas_personas_discapacidad$`Señala solo falta de ayuda técnica`), na.rm = TRUE)]

Falta_ayudas_personas_discapacidad$`Comunidad`[as.double(Falta_ayudas_personas_discapacidad$`Señala solo falta de ayuda técnica`) == max(as.double(Falta_ayudas_personas_discapacidad$`Señala solo falta de ayuda técnica`), na.rm = TRUE)]

library(tidyverse)
ggplot(data = Falta_ayudas_personas_discapacidad, aes(x = `Comunidad`, y = `Señala solo falta de ayuda técnica`)) +  geom_bar(stat="identity", position="stack", fill="pink") + ggtitle("Señala solo falta de ayuda técnica") + theme(axis.text.x = element_text(angle = 90, vjust = 0.5, hjust=1))

## ---- chunk 166
summary(Falta_ayudas_personas_discapacidad$`Señala solo falta de asistencia o ayuda personal`, na.rm = TRUE)

Falta_ayudas_personas_discapacidad$`Comunidad`[as.double(Falta_ayudas_personas_discapacidad$`Señala solo falta de asistencia o ayuda personal`)== min(as.double(Falta_ayudas_personas_discapacidad$`Señala solo falta de asistencia o ayuda personal`), na.rm = TRUE)]

Falta_ayudas_personas_discapacidad$`Comunidad`[as.double(Falta_ayudas_personas_discapacidad$`Señala solo falta de asistencia o ayuda personal`) == max(as.double(Falta_ayudas_personas_discapacidad$`Señala solo falta de asistencia o ayuda personal`), na.rm = TRUE)]

library(tidyverse)
ggplot(data = Falta_ayudas_personas_discapacidad, aes(x = `Comunidad`, y = `Señala solo falta de asistencia o ayuda personal`)) +  geom_bar(stat="identity", position="stack", fill="green") + ggtitle("Señala solo falta de asistencia o ayuda personal") + theme(axis.text.x = element_text(angle = 90, vjust = 0.5, hjust=1))

## ---- chunk 167
print(Media_tecnica > Media_asistencia)

## ---- chunk 168
summary(Falta_ayudas_personas_discapacidad$`Señala falta de ambos tipos de ayuda`, na.rm = TRUE)

Falta_ayudas_personas_discapacidad$`Comunidad`[as.double(Falta_ayudas_personas_discapacidad$`Señala falta de ambos tipos de ayuda`)== min(as.double(Falta_ayudas_personas_discapacidad$`Señala falta de ambos tipos de ayuda`), na.rm = TRUE)]

Falta_ayudas_personas_discapacidad$`Comunidad`[as.double(Falta_ayudas_personas_discapacidad$`Señala falta de ambos tipos de ayuda`) == max(as.double(Falta_ayudas_personas_discapacidad$`Señala falta de ambos tipos de ayuda`), na.rm = TRUE)]

library(tidyverse)
ggplot(data = Falta_ayudas_personas_discapacidad, aes(x = `Comunidad`, y = `Señala falta de ambos tipos de ayuda`)) +  geom_bar(stat="identity", position="stack", fill="blue") + ggtitle("Señala falta de ambos tipos de ayuda") + theme(axis.text.x = element_text(angle = 90, vjust = 0.5, hjust=1))

## ---- chunk 169
summary(Falta_ayudas_personas_discapacidad$`No señala falta de ayuda`, na.rm = TRUE)

Falta_ayudas_personas_discapacidad$`Comunidad`[as.double(Falta_ayudas_personas_discapacidad$`No señala falta de ayuda`)== min(as.double(Falta_ayudas_personas_discapacidad$`No señala falta de ayuda`), na.rm = TRUE)]

Falta_ayudas_personas_discapacidad$`Comunidad`[as.double(Falta_ayudas_personas_discapacidad$`No señala falta de ayuda`) == max(as.double(Falta_ayudas_personas_discapacidad$`No señala falta de ayuda`), na.rm = TRUE)]

library(tidyverse)
ggplot(data = Falta_ayudas_personas_discapacidad, aes(x = `Comunidad`, y = `No señala falta de ayuda`)) +  geom_bar(stat="identity", position="stack", fill="red") + ggtitle("No señala falta de ayuda") + theme(axis.text.x = element_text(angle = 90, vjust = 0.5, hjust=1))

## ---- chunk 170
summary(as.double(Falta_ayudas_personas_discapacidad$`Señala falta de ambos tipos de ayuda`), na.rm = TRUE)

summary(as.double(Falta_ayudas_personas_discapacidad$`No señala falta de ayuda`), na.rm = TRUE)

Falta_ayudas_personas_discapacidad$`Señala falta de ambos tipos de ayuda`[Falta_ayudas_personas_discapacidad$`Comunidad`== "Castilla y León"]

Falta_ayudas_personas_discapacidad$`No señala falta de ayuda`[Falta_ayudas_personas_discapacidad$`Comunidad`== "Castilla y León"]
## ---- chunk 171
summary(as.double(Falta_ayudas_personas_discapacidad$`Señala falta de ambos tipos de ayuda`), na.rm = TRUE)

summary(as.double(Falta_ayudas_personas_discapacidad$`No señala falta de ayuda`), na.rm = TRUE)

Falta_ayudas_personas_discapacidad$`Señala falta de ambos tipos de ayuda`[Falta_ayudas_personas_discapacidad$`Comunidad`== "Aragón"]

Falta_ayudas_personas_discapacidad$`No señala falta de ayuda`[Falta_ayudas_personas_discapacidad$`Comunidad`== "Aragón"]
## ---- chunk 172
summary(as.double(Falta_ayudas_personas_discapacidad$`Señala falta de ambos tipos de ayuda`), na.rm = TRUE)

summary(as.double(Falta_ayudas_personas_discapacidad$`No señala falta de ayuda`), na.rm = TRUE)

Falta_ayudas_personas_discapacidad$`Señala falta de ambos tipos de ayuda`[Falta_ayudas_personas_discapacidad$`Comunidad`== "Murcia, Región de"]

Falta_ayudas_personas_discapacidad$`No señala falta de ayuda`[Falta_ayudas_personas_discapacidad$`Comunidad`== "Murcia, Región de"]
## ---- chunk 173
summary(as.double(Falta_ayudas_personas_discapacidad$`Señala falta de ambos tipos de ayuda`), na.rm = TRUE)

summary(as.double(Falta_ayudas_personas_discapacidad$`No señala falta de ayuda`), na.rm = TRUE)

Falta_ayudas_personas_discapacidad$`Señala falta de ambos tipos de ayuda`[Falta_ayudas_personas_discapacidad$`Comunidad`== "Madrid, Comunidad de"]

Falta_ayudas_personas_discapacidad$`No señala falta de ayuda`[Falta_ayudas_personas_discapacidad$`Comunidad`== "Madrid, Comunidad de"]
## ---- chunk 174
Select_Discapacidad_y_Autonomia_personal <- Discapacidad_y_Autonomia_personal %>%
  select(`Comunidad`, `Tasa de discapacidad severa`) %>%
  mutate(`Porcentaje tasa discapacidad severa`= `Tasa de discapacidad severa`*100)

Select_Discapacidad_y_Autonomia_personal <- Select_Discapacidad_y_Autonomia_personal %>%
  select(`Comunidad`, `Porcentaje tasa discapacidad severa`)

Select_Discapacidad_y_Autonomia_personal
  
## ---- chunk 175
Select_Economia_discapacitados <- Economia_discapacitados %>%
              select(`Comunidad`, `Con dificultades para pagar las cosas esenciales`) 

Select_Economia_discapacitados

## ---- chunk 176
Relacion_gravedad_economia <- full_join(x = Select_Discapacidad_y_Autonomia_personal, y = Select_Economia_discapacitados, by = "Comunidad")

Relacion_gravedad_economia

## ---- chunk 177
Pivot_gravedad_economia <- pivot_longer(data = Relacion_gravedad_economia, names_to = "Variables", values_to = "Valores", cols = c( `Porcentaje tasa discapacidad severa`:`Con dificultades para pagar las cosas esenciales`))

Pivot_gravedad_economia 

ggplot(data = Pivot_gravedad_economia, aes(x = `Comunidad`, y = `Valores`)) +  geom_bar(stat="identity", position="stack", aes(fill = factor(Variables))) + ggtitle("Relación gravedad discapacidad y economía del discapacitado") + theme(axis.text.x = element_text(angle = 90, vjust = 0.5, hjust=1))
